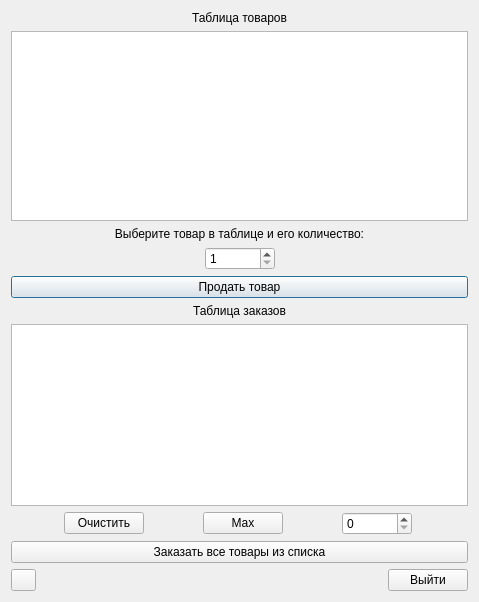
<?xml version="1.0" encoding="UTF-8"?>
<ui version="4.0">
 <class>winseller</class>
 <widget class="QDialog" name="winseller">
  <property name="geometry">
   <rect>
    <x>0</x>
    <y>0</y>
    <width>479</width>
    <height>602</height>
   </rect>
  </property>
  <property name="windowTitle">
   <string>Dialog</string>
  </property>
  <property name="styleSheet">
   <string notr="true"/>
  </property>
  <layout class="QVBoxLayout" name="verticalLayout_4">
   <item>
    <layout class="QVBoxLayout" name="verticalLayout">
     <item>
      <widget class="QLabel" name="label">
       <property name="font">
        <font>
         <kerning>true</kerning>
        </font>
       </property>
       <property name="text">
        <string>Таблица товаров</string>
       </property>
       <property name="textFormat">
        <enum>Qt::AutoText</enum>
       </property>
       <property name="scaledContents">
        <bool>false</bool>
       </property>
       <property name="alignment">
        <set>Qt::AlignCenter</set>
       </property>
       <property name="wordWrap">
        <bool>true</bool>
       </property>
      </widget>
     </item>
     <item>
      <widget class="QTableView" name="shop_table"/>
     </item>
     <item>
      <widget class="QLabel" name="label_3">
       <property name="text">
        <string>Выберите товар в таблице и его количество:</string>
       </property>
       <property name="alignment">
        <set>Qt::AlignCenter</set>
       </property>
      </widget>
     </item>
     <item>
      <layout class="QHBoxLayout" name="horizontalLayout">
       <item>
        <spacer name="horizontalSpacer_3">
         <property name="orientation">
          <enum>Qt::Horizontal</enum>
         </property>
         <property name="sizeHint" stdset="0">
          <size>
           <width>40</width>
           <height>20</height>
          </size>
         </property>
        </spacer>
       </item>
       <item>
        <widget class="QSpinBox" name="spinBox_Shop">
         <property name="sizePolicy">
          <sizepolicy hsizetype="Fixed" vsizetype="Fixed">
           <horstretch>0</horstretch>
           <verstretch>0</verstretch>
          </sizepolicy>
         </property>
         <property name="minimumSize">
          <size>
           <width>70</width>
           <height>0</height>
          </size>
         </property>
         <property name="minimum">
          <number>1</number>
         </property>
         <property name="maximum">
          <number>1000</number>
         </property>
        </widget>
       </item>
       <item>
        <spacer name="horizontalSpacer_2">
         <property name="orientation">
          <enum>Qt::Horizontal</enum>
         </property>
         <property name="sizeHint" stdset="0">
          <size>
           <width>40</width>
           <height>20</height>
          </size>
         </property>
        </spacer>
       </item>
      </layout>
     </item>
     <item>
      <widget class="QPushButton" name="Sell_Button">
       <property name="text">
        <string>Продать товар</string>
       </property>
      </widget>
     </item>
    </layout>
   </item>
   <item>
    <spacer name="verticalSpacer">
     <property name="orientation">
      <enum>Qt::Vertical</enum>
     </property>
     <property name="sizeHint" stdset="0">
      <size>
       <width>17</width>
       <height>40</height>
      </size>
     </property>
    </spacer>
   </item>
   <item>
    <layout class="QVBoxLayout" name="verticalLayout_3">
     <item>
      <layout class="QVBoxLayout" name="verticalLayout_2">
       <item>
        <widget class="QLabel" name="label_2">
         <property name="font">
          <font>
           <kerning>true</kerning>
          </font>
         </property>
         <property name="text">
          <string>Таблица заказов</string>
         </property>
         <property name="textFormat">
          <enum>Qt::AutoText</enum>
         </property>
         <property name="scaledContents">
          <bool>false</bool>
         </property>
         <property name="alignment">
          <set>Qt::AlignCenter</set>
         </property>
         <property name="wordWrap">
          <bool>true</bool>
         </property>
        </widget>
       </item>
       <item>
        <widget class="QTableView" name="order_table"/>
       </item>
       <item>
        <layout class="QHBoxLayout" name="horizontalLayout_3">
         <item>
          <widget class="QPushButton" name="setZero_Button">
           <property name="sizePolicy">
            <sizepolicy hsizetype="Fixed" vsizetype="Fixed">
             <horstretch>0</horstretch>
             <verstretch>0</verstretch>
            </sizepolicy>
           </property>
           <property name="text">
            <string>Очистить</string>
           </property>
          </widget>
         </item>
         <item>
          <widget class="QPushButton" name="Max_Order_Button_seller">
           <property name="sizePolicy">
            <sizepolicy hsizetype="Fixed" vsizetype="Fixed">
             <horstretch>0</horstretch>
             <verstretch>0</verstretch>
            </sizepolicy>
           </property>
           <property name="text">
            <string>Max</string>
           </property>
          </widget>
         </item>
         <item>
          <widget class="QSpinBox" name="spinBox_Order">
           <property name="sizePolicy">
            <sizepolicy hsizetype="Fixed" vsizetype="Fixed">
             <horstretch>0</horstretch>
             <verstretch>0</verstretch>
            </sizepolicy>
           </property>
           <property name="minimumSize">
            <size>
             <width>70</width>
             <height>0</height>
            </size>
           </property>
           <property name="maximum">
            <number>100000</number>
           </property>
          </widget>
         </item>
        </layout>
       </item>
      </layout>
     </item>
     <item>
      <widget class="QPushButton" name="button_order_all">
       <property name="text">
        <string>Заказать все товары из списка</string>
       </property>
      </widget>
     </item>
     <item>
      <layout class="QHBoxLayout" name="horizontalLayout_2">
       <item>
        <widget class="QPushButton" name="cycle_sell">
         <property name="sizePolicy">
          <sizepolicy hsizetype="Fixed" vsizetype="Fixed">
           <horstretch>0</horstretch>
           <verstretch>0</verstretch>
          </sizepolicy>
         </property>
         <property name="maximumSize">
          <size>
           <width>25</width>
           <height>25</height>
          </size>
         </property>
         <property name="text">
          <string/>
         </property>
         <property name="iconSize">
          <size>
           <width>20</width>
           <height>20</height>
          </size>
         </property>
        </widget>
       </item>
       <item>
        <spacer name="horizontalSpacer">
         <property name="orientation">
          <enum>Qt::Horizontal</enum>
         </property>
         <property name="sizeHint" stdset="0">
          <size>
           <width>40</width>
           <height>20</height>
          </size>
         </property>
        </spacer>
       </item>
       <item>
        <widget class="QPushButton" name="exit_sell">
         <property name="text">
          <string>Выйти</string>
         </property>
        </widget>
       </item>
      </layout>
     </item>
    </layout>
   </item>
  </layout>
 </widget>
 <resources/>
 <connections/>
</ui>
